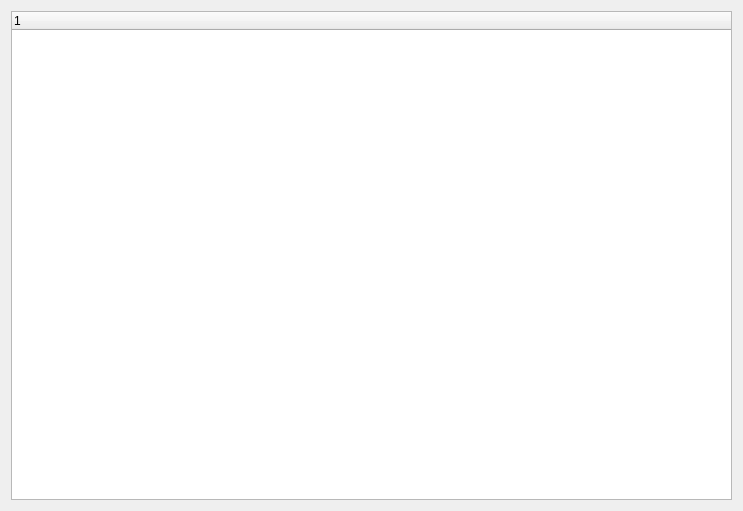
<?xml version="1.0" encoding="UTF-8"?>
<ui version="4.0">
 <class>DebugWindow</class>
 <widget class="QWidget" name="DebugWindow">
  <property name="geometry">
   <rect>
    <x>0</x>
    <y>0</y>
    <width>743</width>
    <height>511</height>
   </rect>
  </property>
  <property name="windowTitle">
   <string>Form</string>
  </property>
  <layout class="QGridLayout" name="gridLayout">
   <item row="0" column="0">
    <widget class="QTreeWidget" name="treeWidget">
     <column>
      <property name="text">
       <string notr="true">1</string>
      </property>
     </column>
    </widget>
   </item>
  </layout>
 </widget>
 <resources/>
 <connections/>
</ui>
